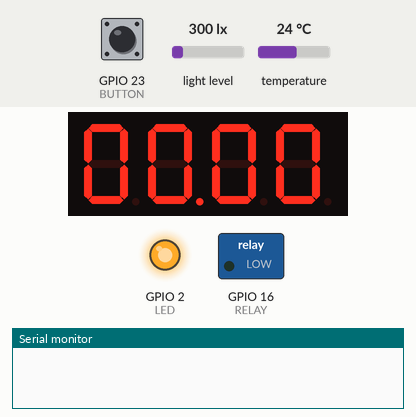
This sketch was run on a simulated ESP32. On the bench: 4-digit seven-segment display, switched loads named in the sketch (green lamp = pin HIGH), output pins drawn as LEDs (lit = HIGH), the last lines printed to the serial monitor. Wiring (inferred from the names in the program): 4-digit 7-segment display, segments lit when HIGH: segments GPIO 13, GPIO 32, GPIO 26, GPIO 14, GPIO 12, GPIO 33, GPIO 25, GPIO 27; digit selects GPIO 0, GPIO 15, GPIO 19, GPIO 18. Inputs (shaded band) come from the test bench; at power-on: GPIO 23 (BUTTON) HIGH, temperature 24 °C, light level 300 lx. WiFi joins after 1.5 s; servers stay silent unless stated; the segment pins are drawn as the display they are named for; pins used as bus, display or sensor lines are not drawn.

Above: at 2.69 s.
2.7 s: GPIO 23 (BUTTON) pulled LOW for 0.15 s
At 14.1 s:
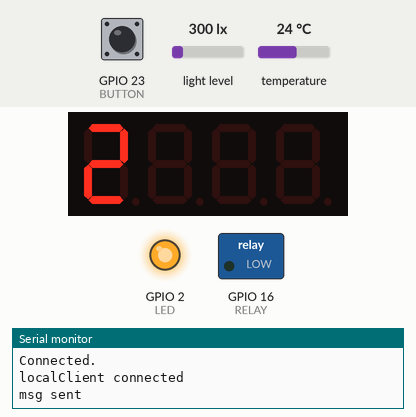
15.0 s: temperature set to 12 °C
At 26.06 s:
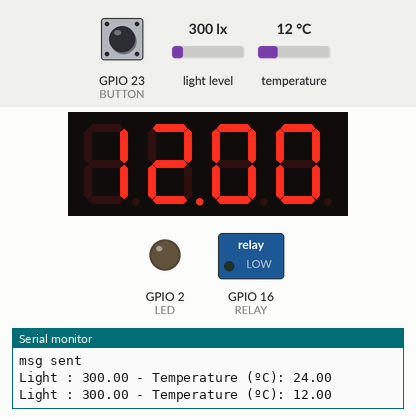
26.5 s: GPIO 23 (BUTTON) pulled LOW for 1 s
At 27.9 s:
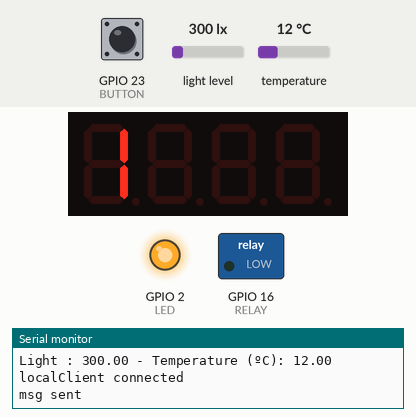
29.0 s: temperature set to 19 °C
At 39.8 s:
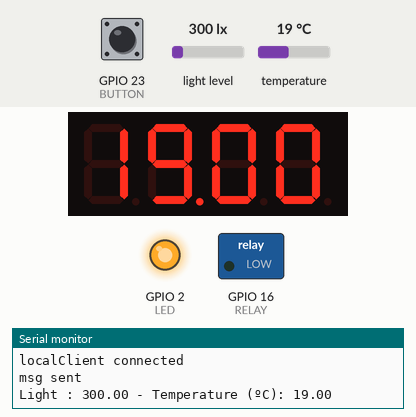
40.0 s: temperature set to 28 °C
At 50.2 s:
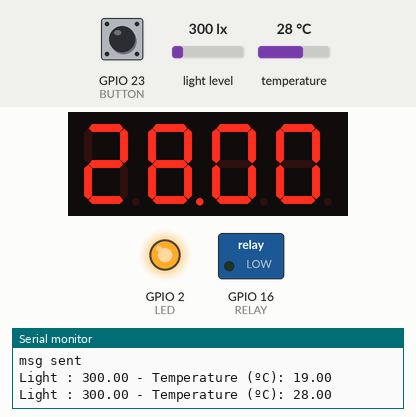
Timing chart, 0 to 51.3 s (numbered marks = the images above; inputs shaded):
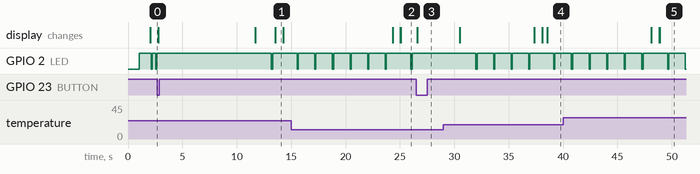

The sketch:

SicaklikTakip.ino
```cpp
#include "WiFi.h"
#include <Wire.h>
#include <BH1750.h>
#include <OneWire.h>
#include <DallasTemperature.h>

#define LED                   2
#define LED_PATTERN_ERROR     0x00110011
#define LED_PATTERN_NORMAL    0x00010001
#define RELAY                 16
#define BUTTON                23
#define SEG_COM_1             0
#define SEG_COM_2             15
#define SEG_COM_3             19
#define SEG_COM_4             18
#define SEGMENT_A             13
#define SEGMENT_B             32
#define SEGMENT_C             26
#define SEGMENT_D             14
#define SEGMENT_E             12
#define SEGMENT_F             33
#define SEGMENT_G             25
#define SEGMENT_DP            27


unsigned char segments[4];
unsigned char segComIdx = 0;
unsigned char displayIdx = 0;
unsigned char ledIdx = 0;
unsigned long ledPattern = 0x00000001;
unsigned long ledlastTime = 0;
unsigned long displaylastTime = 0;
unsigned long refreshlastTime = 0;
unsigned long wifilastTime = 0;
unsigned long sensorlastTime = 0;
float lux = 1.0;
float temperature = 0.0;

byte thingSpeakIdx = 0;
char thingspeakBuffer[128];
const char* ssid = "BugsBunny";
const char* password = "izMir1997";
const uint port = 80;
//const char* ip = "52.20.4.242";
const char* ip = "54.146.3.149";
//const char* ip = "54.235.105.242";
WiFiClient localClient;

BH1750 lightMeter;

const int oneWireBus = 4;             // GPIO where the DS18B20 is connected to
OneWire oneWire(oneWireBus);          // Setup a oneWire instance to communicate with any OneWire devices
DallasTemperature sensors(&oneWire);  // Pass our oneWire reference to Dallas Temperature sensor

                                            //  0,    1,    2,    3,    4,    5,    6,    7     8,    9,    A,    B,    C,    D,    E,    F,   10
const uint8_t sevenSegmentLookUpTable[17] = {0x3F, 0x06, 0x5B, 0x4F, 0x66, 0x6D, 0x7D, 0x07, 0x7F, 0x6F, 0x77, 0x7C, 0x58, 0x5E, 0x79, 0x71, 0x00};

void setup()
{
  delay(1000);
  Serial.begin(115200);
  pinMode(LED, OUTPUT);
  pinMode(RELAY, OUTPUT);
  pinMode(BUTTON, INPUT);
  pinMode(SEG_COM_1, OUTPUT);
  pinMode(SEG_COM_2, OUTPUT);
  pinMode(SEG_COM_3, OUTPUT);
  pinMode(SEG_COM_4, OUTPUT);
  pinMode(SEGMENT_A, OUTPUT);
  pinMode(SEGMENT_B, OUTPUT);
  pinMode(SEGMENT_C, OUTPUT);
  pinMode(SEGMENT_D, OUTPUT);
  pinMode(SEGMENT_E, OUTPUT);
  pinMode(SEGMENT_F, OUTPUT);
  pinMode(SEGMENT_G, OUTPUT);
  pinMode(SEGMENT_DP, OUTPUT);
  led_set_pattern(LED_PATTERN_ERROR);
  sensors.begin();
  Wire.begin();
  lightMeter.begin();
  WiFi.mode(WIFI_STA);
}

void loop()
{
  led_handler();
  display_handler();
  sensor_handler(false);
  wifi_handler(false);

  if (digitalRead(BUTTON) == LOW)
  {
    sensor_handler(true);
    wifi_handler(true);
  }
}

void led_set_pattern(unsigned long ledPatt)
{
  ledPattern = ledPatt;
  ledIdx = 0;
}

void led_handler()
{
  if ((millis() - ledlastTime) > 100)
  {
    if(((ledPattern << ledIdx) & 0x80000000) == 0x80000000)
    {
      digitalWrite(LED, LOW);
    }
    else
    {
      digitalWrite(LED, HIGH);
    }

    ledIdx += 1;

    if(ledIdx >= 32)
    {
      ledIdx = 0;
    }

    ledlastTime = millis();
  }
}

void sensor_handler(bool force)
{
  if (((millis() - sensorlastTime) > 10000) || (force == true))
  {
    sensors.requestTemperatures();
    lux = lightMeter.readLightLevel();
    temperature = sensors.getTempCByIndex(0);

    Serial.print("Light : ");
    Serial.print(lux);
    Serial.print(" - Temperature (ºC): ");
    Serial.println(temperature);

    sensorlastTime = millis();
  }
}

void wifi_handler(bool force)
{
  if (((millis() - wifilastTime) > (15*60*1000)) || (force == true))
  {
    led_set_pattern(LED_PATTERN_ERROR);

    wifilastTime = millis();

    int tryCount = 0;

    if(WiFi.status() != WL_CONNECTED)
    {
      Serial.print("Attempting to connect");
      while(WiFi.status() != WL_CONNECTED)
      {
        WiFi.begin(ssid, password);
        delay(5000);

        tryCount += 1;

        if(tryCount >= 5)
        {
          break;
        }
      }
      Serial.println("\nConnected.");
    }

    if(WiFi.status() == WL_CONNECTED)
    {
      if (localClient.connect(ip, port))
      {
        Serial.println("localClient connected");
        //localClient.write('A');

        thingSpeakIdx = 0;
        memcpy(&thingspeakBuffer[thingSpeakIdx], "GET ", 4);
        thingSpeakIdx += 4;

        memcpy(&thingspeakBuffer[thingSpeakIdx], "https://api.thingspeak.com/update?", 34);
        thingSpeakIdx += 34;

        memcpy(&thingspeakBuffer[thingSpeakIdx], "api_key=", 8);
        thingSpeakIdx += 8;

        memcpy(&thingspeakBuffer[thingSpeakIdx], "UL2SZD2KC9JEWJDP", 16);
        thingSpeakIdx += 16;

        thingSpeakIdx +=sprintf(&thingspeakBuffer[thingSpeakIdx], "&field1=%.2f&field2=%.2f\r\n", temperature, lux);

        localClient.write_P(thingspeakBuffer, thingSpeakIdx);
        Serial.println("msg sent");
        delay(1000);
        localClient.readString();
        delay(1000);
        led_set_pattern(LED_PATTERN_NORMAL);
      }
      localClient.stop();
    }
  }
}

void segment_display(unsigned char bitMask)
{
  if((bitMask & 0x01) == 0x01)
  {
    digitalWrite(SEGMENT_A, HIGH);
  }
  else
  {
    digitalWrite(SEGMENT_A, LOW);
  }

  if((bitMask & 0x02) == 0x02)
  {
    digitalWrite(SEGMENT_B, HIGH);
  }
  else
  {
    digitalWrite(SEGMENT_B, LOW);
  }

  if((bitMask & 0x04) == 0x04)
  {
    digitalWrite(SEGMENT_C, HIGH);
  }
  else
  {
    digitalWrite(SEGMENT_C, LOW);
  }

  if((bitMask & 0x08) == 0x08)
  {
    digitalWrite(SEGMENT_D, HIGH);
  }
  else
  {
    digitalWrite(SEGMENT_D, LOW);
  }

  if((bitMask & 0x10) == 0x10)
  {
    digitalWrite(SEGMENT_E, HIGH);
  }
  else
  {
    digitalWrite(SEGMENT_E, LOW);
  }

  if((bitMask & 0x20) == 0x20)
  {
    digitalWrite(SEGMENT_F, HIGH);
  }
  else
  {
    digitalWrite(SEGMENT_F, LOW);
  }

  if((bitMask & 0x40) == 0x40)
  {
    digitalWrite(SEGMENT_G, HIGH);
  }
  else
  {
    digitalWrite(SEGMENT_G, LOW);
  }

  if((bitMask & 0x80) == 0x80)
  {
    digitalWrite(SEGMENT_DP, HIGH);
  }
  else
  {
    digitalWrite(SEGMENT_DP, LOW);
  }
}

void display_segment_handler(void)
{
  if ((millis() - refreshlastTime) > 4)
  {
    refreshlastTime = millis();

    digitalWrite(SEG_COM_1, LOW);
    digitalWrite(SEG_COM_2, LOW);
    digitalWrite(SEG_COM_3, LOW);
    digitalWrite(SEG_COM_4, LOW);

    switch(segComIdx)
    {
      case 0:
        digitalWrite(SEG_COM_1, HIGH);
        segment_display(segments[segComIdx]);
      break;

      case 1:
        digitalWrite(SEG_COM_2, HIGH);
        segment_display(segments[segComIdx]);
      break;

      case 2:
        digitalWrite(SEG_COM_3, HIGH);
        segment_display(segments[segComIdx]);
      break;

      case 3:
        digitalWrite(SEG_COM_4, HIGH);
        segment_display(segments[segComIdx]);
      break;
    }

    segComIdx += 1;
    if(segComIdx >= 4)
    {
      segComIdx = 0;
    }
  }
}

void display_write_value(uint8_t d1, uint8_t d2, uint8_t d3, uint8_t d4, uint8_t dp_Mask)
{
  uint8_t dp_d1 = 0;
  uint8_t dp_d2 = 0;
  uint8_t dp_d3 = 0;
  uint8_t dp_d4 = 0;

  if((dp_Mask & 0x08) == 0x08)
  {
    dp_d1 = 0x80;
  }

  if((dp_Mask & 0x04) == 0x04)
  {
    dp_d2 = 0x80;
  }

  if((dp_Mask & 0x02) == 0x02)
  {
    dp_d3 = 0x80;
  }

  if((dp_Mask & 0x01) == 0x01)
  {
    dp_d4 = 0x80;
  }

  segments[0] = sevenSegmentLookUpTable[d1] | dp_d1;
  segments[1] = sevenSegmentLookUpTable[d2] | dp_d2;
  segments[2] = sevenSegmentLookUpTable[d3] | dp_d3;
  segments[3] = sevenSegmentLookUpTable[d4] | dp_d4;
}

void display_handler(void)
{
  float tempTemperature = temperature;
  char tempBuffer[16];

  if ((millis() - displaylastTime) > 2000)
  {
    displaylastTime = millis();

    switch(displayIdx)
    {
      case 0:
        if(temperature < 0.0)
        {
          tempTemperature = 0;
        }

        if(tempTemperature > 10.0)
        {
          sprintf(tempBuffer, "%.2f", tempTemperature);
        }
        else
        {
          sprintf(tempBuffer, "0%.2f", tempTemperature);
        }

        tempBuffer[0] = tempBuffer[0] - '0';
        tempBuffer[1] = tempBuffer[1] - '0';
        tempBuffer[3] = tempBuffer[3] - '0';
        tempBuffer[4] = tempBuffer[4] - '0';

        display_write_value(tempBuffer[0], tempBuffer[1], tempBuffer[3], tempBuffer[4], 0x04);
      break;
    }
/*
    displayIdx += 1;
    if(displayIdx >= 2)
    {
      displayIdx = 0;
    }*/
  }

  display_segment_handler();
}
```

Measured:
- after the input at 15.0 s, the display: first differs from a run without the input after 10.0 s (image 2 shows a later state)
- after the input at 26.5 s, GPIO 2 (LED): stays HIGH (without the input it goes to LOW after 1.1 s); the display: changes after 0.08 s (image 3)
- after the input at 29.0 s, the display: first differs from a run without the input after 9.5 s (image 4)
- after the input at 40.0 s, the display: first differs from a run without the input after 8.8 s (image 5 shows a later state)
- what the display in image 1 shows lasts 0.7 s, from 13.6 s to 14.3 s
